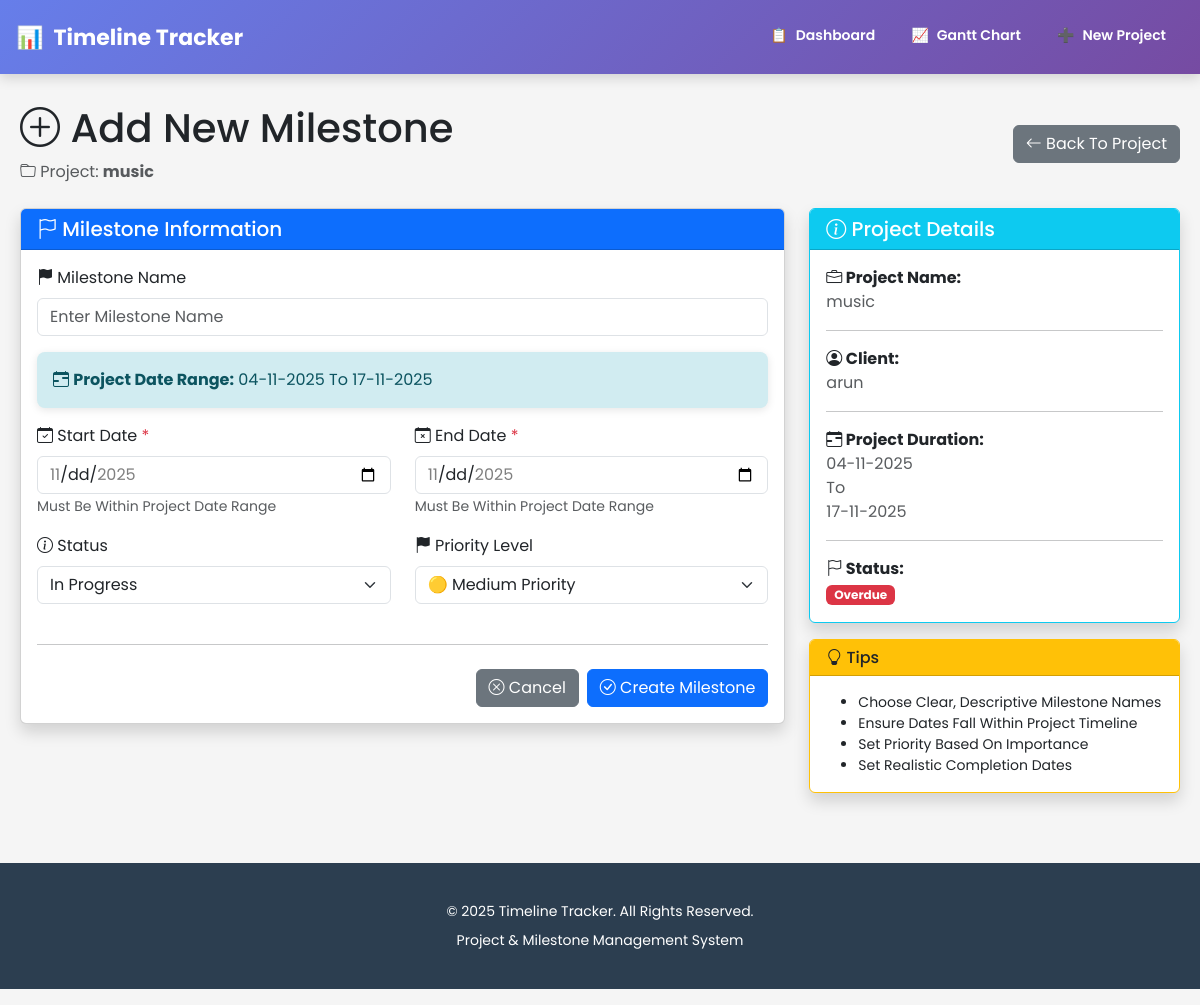
The app's page /add-milestone/1 with its own data.
### app.py (models this page shows, shortened)
class Project(db.Model):
    id = db.Column(db.Integer, primary_key=True)
    project_name = db.Column(db.String(200), nullable=False)
    client_name = db.Column(db.String(200), nullable=False)
    start_date = db.Column(db.Date, nullable=False)
    end_date = db.Column(db.Date, nullable=False)
    created_at = db.Column(db.DateTime, default=datetime.now())
    status = db.Column(db.String(20), default='Not Completed')
    milestones = db.relationship('Milestone', backref='project', lazy=True, cascade='all, delete-orphan')

### app.py (the view, shortened to what this page needs)
@app.route('/add-milestone/<int:project_id>', methods=['GET', 'POST'])
def add_milestone(project_id):
    project = Project.query.get_or_404(project_id)
    return render_template('add_milestone.html', project=project)

### templates/add_milestone.html (shortened to what this page needs)
{% extends "base.html" %}
{% block content %}
<div class="row mb-4">
    <div class="col-12">
        <div class="d-flex justify-content-between align-items-center">
            <div>
                <h1 class="mb-2"><i class="bi bi-plus-circle"></i> Add New Milestone</h1>
                <p class="text-muted mb-0">
                    <i class="bi bi-folder"></i> Project: <strong>{{ project.project_name }}</strong>
                </p>
            </div>
            <div>
                <a href="/project/{{ project.id }}" class="btn btn-secondary">
                    <i class="bi bi-arrow-left"></i> Back To Project
                </a>
            </div>
        </div>
    </div>
</div>
<div class="row">
    <div class="col-lg-8">
        <div class="card shadow">
            <div class="card-header bg-primary text-white">
                <h5 class="mb-0"><i class="bi bi-flag"></i> Milestone Information</h5>
            </div>
            <div class="card-body">
                <form method="POST" action="/add-milestone/{{ project.id }}">
                    <div class="mb-3">
                        <label for="milestonename" class="form-label">
                            <i class="bi bi-flag-fill"></i> Milestone Name
                        </label>
                        <input type="text" class="form-control" id="milestonename"
                               name="milestonename" placeholder="Enter Milestone Name" required>
                    </div>
                    <div class="alert alert-info mb-3">
                        <i class="bi bi-calendar-range"></i> <strong>Project Date Range:</strong>
                        {{ project.start_date.strftime('%d-%m-%Y') }} To {{ project.end_date.strftime('%d-%m-%Y') }}
                    </div>
                    <div class="row">
                        <div class="col-md-6 mb-3">
                            <label for="startdate" class="form-label">
                                <i class="bi bi-calendar-check"></i> Start Date
                                <span class="text-danger">*</span>
                            </label>
                            <input type="date" id="startdate" name="startdate" class="form-control"
                                min="{{ project.start_date.strftime('%Y-%m-%d') }}"
                                max="{{ project.end_date.strftime('%Y-%m-%d') }}"
                                required>
                            <small class="text-muted">Must Be Within Project Date Range</small>
                        </div>
                        <div class="col-md-6 mb-3">
                            <label for="enddate" class="form-label">
                                <i class="bi bi-calendar-x"></i> End Date
                                <span class="text-danger">*</span>
                            </label>
                            <input type="date" id="enddate" name="enddate" class="form-control"
                                min="{{ project.start_date.strftime('%Y-%m-%d') }}"
                                max="{{ project.end_date.strftime('%Y-%m-%d') }}"
                                required>
                            <small class="text-muted">Must Be Within Project Date Range</small>
                        </div>
                    </div>
                    <div class="row">
                        <div class="col-md-6 mb-3">
                            <label for="status" class="form-label">
                                <i class="bi bi-info-circle"></i> Status
                            </label>
                            <select class="form-select" id="status" name="status" required>
                                <option value="In Progress" selected>In Progress</option>
                            </select>
                        </div>
                        <div class="col-md-6 mb-3">
                            <label for="priority" class="form-label">
                                <i class="bi bi-flag-fill"></i> Priority Level
                            </label>
                            <select class="form-select" id="priority" name="priority" required>
                                <option value="Medium" selected>🟡 Medium Priority</option>
                            </select>
                        </div>
                    </div>
                    <hr class="my-4">
                    <div class="d-flex gap-2 justify-content-end">
                        <a href="/project/{{ project.id }}" class="btn btn-secondary">
                            <i class="bi bi-x-circle"></i> Cancel
                        </a>
                        <button type="submit" class="btn btn-primary">
                            <i class="bi bi-check-circle"></i> Create Milestone
                        </button>
                    </div>
                </form>
            </div>
        </div>
    </div>
    <div class="col-lg-4">
        <div class="card shadow border-info">
            <div class="card-header bg-info text-white">
                <h5 class="mb-0"><i class="bi bi-info-circle"></i> Project Details</h5>
            </div>
            <div class="card-body">
                <div class="mb-3">
                    <strong><i class="bi bi-briefcase"></i> Project Name:</strong>
                    <p class="text-muted mb-0">{{ project.project_name }}</p>
                </div>
                <hr>
                <div class="mb-3">
                    <strong><i class="bi bi-person-circle"></i> Client:</strong>
                    <p class="text-muted mb-0">{{ project.client_name }}</p>
                </div>
                <hr>
                <div class="mb-3">
                    <strong><i class="bi bi-calendar-range"></i> Project Duration:</strong>
                    <p class="text-muted mb-0">
                        {{ project.start_date.strftime('%d-%m-%Y') }}<br>
                        To<br>
                        {{ project.end_date.strftime('%d-%m-%Y') }}
                    </p>
                </div>
                <hr>
                <div class="mb-0">
                    <strong><i class="bi bi-flag"></i> Status:</strong><br>
                    {% if project.status == "Completed" %}
                        <span class="badge bg-success mt-1">Completed</span>
                    {% elif project.status == "Overdue" %}
                        <span class="badge bg-danger mt-1">Overdue</span>
                    {% elif project.status == "In Progress" %}
                        <span class="badge bg-warning text-dark mt-1">In Progress</span>
                    {% else %}
                        <span class="badge bg-secondary mt-1">Not Started</span>
                    {% endif %}
                </div>
            </div>
        </div>
        <div class="card shadow border-warning mt-3">
            <div class="card-header bg-warning">
                <h6 class="mb-0"><i class="bi bi-lightbulb"></i> Tips</h6>
            </div>
            <div class="card-body">
                <ul class="small mb-0">
                    <li>Choose Clear, Descriptive Milestone Names</li>
                    <li>Ensure Dates Fall Within Project Timeline</li>
                    <li>Set Priority Based On Importance</li>
                    <li>Set Realistic Completion Dates</li>
                </ul>
            </div>
        </div>
    </div>
</div>
{% endblock %}

### templates/base.html (style rules this page uses)
* { margin: 0; padding: 0; box-sizing: border-box; }
body { font-family: 'Poppins', sans-serif; background-color: #f5f5f5; }
.alert { border-radius: 8px; border: none; box-shadow: 0 2px 8px rgba(0, 0, 0, 0.1); }
.alert-info { background-color: #d1ecf1; color: #0c5460; }

### records on screen
Project: project_name "music", start_date "04-11-2025", end_date "17-11-2025", client_name "arun"
